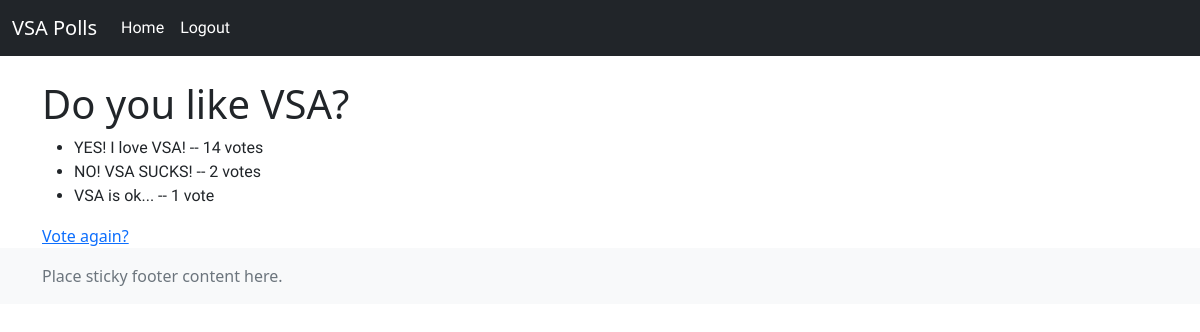
The page /polls/3/results/ (signed in) on the database as committed earlier.
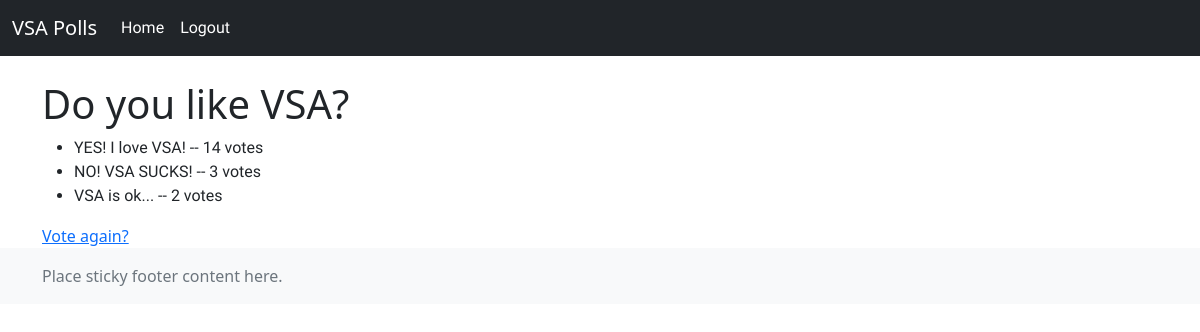
The same page on the database as committed later.
### polls/models.py (models this page shows, shortened)
class Question(models.Model):
    question_text = models.CharField(max_length=200)
    pub_date = models.DateTimeField('date published')

class Choice(models.Model):
    question = models.ForeignKey(Question, on_delete=models.CASCADE)
    choice_text = models.CharField(max_length=200)
    votes = models.IntegerField(default=0)

### polls/views.py (the view)
# urls.py: path('<int:pk>/results/', views.ResultsView.as_view(), name='results'),
class ResultsView(LoginRequiredMixin, generic.DetailView):
    model = Question
    template_name = 'polls/results.html'

### polls/templates/polls/results.html
{% extends 'polls/base.html' %}
{% block content %}
<div class="container">
<h1>{{ question.question_text }}</h1>
<ul>
{% for choice in question.choice_set.all %}
    <li>{{ choice.choice_text }} -- {{ choice.votes }} vote{{ choice.votes|pluralize }}</li>
{% endfor %}
</ul>
<a href="{% url 'polls:detail' question.id %}">Vote again?</a>
</div>
{% endblock %}

### polls/templates/polls/base.html
<!doctype html>
<html lang="en">
<head>
    {% include 'polls/header.html' %}
    {% include 'polls/navbar.html' %}
</head>
<body>
    {% block content %}
    {% endblock %}
</body>
<footer>
    {% include "polls/footer.html" %}
</footer>
</html>

### polls/templates/polls/header.html (shortened to what this page needs)
{% load static %}
<head>
    <link rel="stylesheet" type="text/css" href="{% static 'polls/css/bootstrap.css' %}">
    <link rel="stylesheet" type="text/css" href="{% static 'polls/css/custom.css' %}">
</head>

### polls/templates/polls/navbar.html (shortened to what this page needs)
  <nav class="navbar navbar-expand-md navbar-dark bg-dark mb-4">
  <div class="container-fluid">
    <a class="navbar-brand" href="#">VSA Polls</a>
    <div class="collapse navbar-collapse" id="navbarCollapse">
      <ul class="navbar-nav me-auto mb-2 mb-md-0">
        <li class="nav-item">
          <a class="nav-link active" aria-current="page" href="/polls/">Home</a>
        </li>
        <li class="nav-item">
          {% if request.user.is_authenticated %}
            <a class="nav-link active" href="/accounts/logout/">Logout</a>
          {% else %}
            <a class="nav-link active" active href="/accounts/login/">Login</a>
          {% endif %}
        </li>
      </ul>
    </div>
  </div>
</nav>

### polls/templates/polls/footer.html
<body class="d-flex flex-column h-100">
    <footer class="footer mt-auto py-3 bg-light">
        <div class="container">
        <span class="text-muted">Place sticky footer content here.</span>
        </div>
    </footer>
</body>

### polls/static/polls/css/custom.css (style rules this page uses)
li { font-family: 'Hubballi', cursive; }

Rows that differ between the two databases and show on the page:
changed Choice "NO! VSA SUCKS!": votes "2" → "3"
changed Choice "VSA is ok...": votes "1" → "2"
